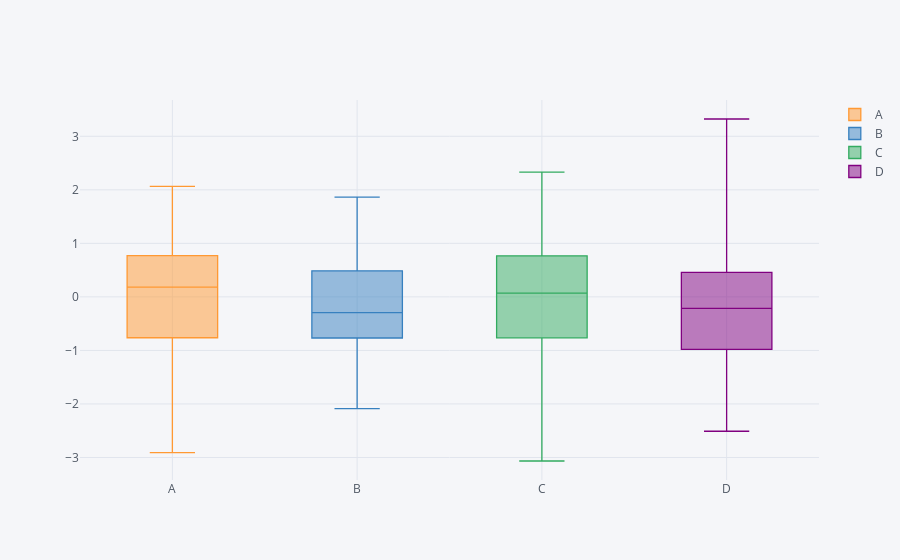

Write notebook code for a chart like this one.
### Markdown cell above
### Box Plots

### Code cell
df.iplot(kind='box')
